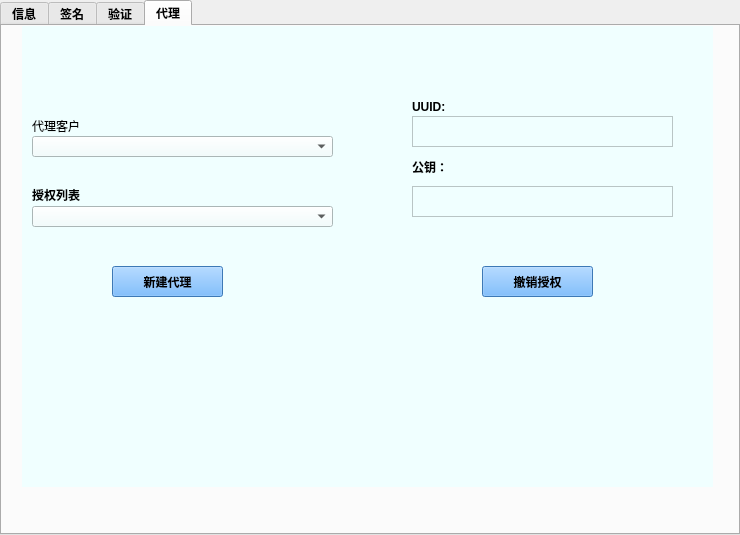
<?xml version="1.0" encoding="UTF-8"?>
<ui version="4.0">
 <class>infoview</class>
 <widget class="QTabWidget" name="infoview">
  <property name="geometry">
   <rect>
    <x>0</x>
    <y>0</y>
    <width>740</width>
    <height>535</height>
   </rect>
  </property>
  <property name="font">
   <font>
    <weight>75</weight>
    <bold>true</bold>
   </font>
  </property>
  <property name="windowTitle">
   <string>TabWidget</string>
  </property>
  <property name="tabPosition">
   <enum>QTabWidget::North</enum>
  </property>
  <property name="tabShape">
   <enum>QTabWidget::Rounded</enum>
  </property>
  <property name="currentIndex">
   <number>3</number>
  </property>
  <property name="iconSize">
   <size>
    <width>40</width>
    <height>30</height>
   </size>
  </property>
  <widget class="QWidget" name="information">
   <property name="enabled">
    <bool>false</bool>
   </property>
   <property name="contextMenuPolicy">
    <enum>Qt::ActionsContextMenu</enum>
   </property>
   <attribute name="icon">
    <iconset>
     <normaloff>C:/Users/zhy/.designer/backup/Resources/information.png</normaloff>C:/Users/zhy/.designer/backup/Resources/information.png</iconset>
   </attribute>
   <attribute name="title">
    <string>信息</string>
   </attribute>
   <widget class="QWidget" name="widget_left_info" native="true">
    <property name="geometry">
     <rect>
      <x>20</x>
      <y>30</y>
      <width>331</width>
      <height>431</height>
     </rect>
    </property>
    <property name="styleSheet">
     <string notr="true">background-color: rgb(240, 255, 255);</string>
    </property>
    <widget class="QLabel" name="label_user_name">
     <property name="geometry">
      <rect>
       <x>10</x>
       <y>90</y>
       <width>121</width>
       <height>16</height>
      </rect>
     </property>
     <property name="text">
      <string>&lt;html&gt;&lt;head/&gt;&lt;body&gt;&lt;p&gt;&lt;span style=&quot; font-weight:600;&quot;&gt;用户名（可编辑）&lt;/span&gt;&lt;/p&gt;&lt;/body&gt;&lt;/html&gt;</string>
     </property>
    </widget>
    <widget class="QLineEdit" name="input_username">
     <property name="geometry">
      <rect>
       <x>10</x>
       <y>110</y>
       <width>300</width>
       <height>30</height>
      </rect>
     </property>
    </widget>
    <widget class="QLabel" name="label_uuid">
     <property name="geometry">
      <rect>
       <x>10</x>
       <y>140</y>
       <width>41</width>
       <height>16</height>
      </rect>
     </property>
     <property name="font">
      <font>
       <weight>75</weight>
       <bold>true</bold>
      </font>
     </property>
     <property name="text">
      <string>UUID</string>
     </property>
    </widget>
    <widget class="QTextBrowser" name="text_UUID">
     <property name="geometry">
      <rect>
       <x>10</x>
       <y>160</y>
       <width>300</width>
       <height>50</height>
      </rect>
     </property>
    </widget>
    <widget class="QLabel" name="label_pubkey">
     <property name="geometry">
      <rect>
       <x>10</x>
       <y>220</y>
       <width>30</width>
       <height>16</height>
      </rect>
     </property>
     <property name="font">
      <font>
       <weight>75</weight>
       <bold>true</bold>
      </font>
     </property>
     <property name="text">
      <string>公钥</string>
     </property>
    </widget>
    <widget class="QTextBrowser" name="text_infopublickey">
     <property name="geometry">
      <rect>
       <x>10</x>
       <y>240</y>
       <width>300</width>
       <height>50</height>
      </rect>
     </property>
    </widget>
    <widget class="QPushButton" name="btn_reset">
     <property name="geometry">
      <rect>
       <x>90</x>
       <y>320</y>
       <width>111</width>
       <height>31</height>
      </rect>
     </property>
     <property name="font">
      <font>
       <weight>75</weight>
       <bold>true</bold>
      </font>
     </property>
     <property name="styleSheet">
      <string notr="true">background-color: rgb(85, 170, 255);</string>
     </property>
     <property name="text">
      <string>重置密钥</string>
     </property>
    </widget>
   </widget>
   <widget class="QWidget" name="widget_right_info" native="true">
    <property name="geometry">
     <rect>
      <x>350</x>
      <y>30</y>
      <width>351</width>
      <height>431</height>
     </rect>
    </property>
    <property name="styleSheet">
     <string notr="true">background-color: rgb(240, 255, 255);</string>
    </property>
    <widget class="QLabel" name="label_version">
     <property name="geometry">
      <rect>
       <x>10</x>
       <y>90</y>
       <width>72</width>
       <height>15</height>
      </rect>
     </property>
     <property name="text">
      <string>版本号：</string>
     </property>
    </widget>
    <widget class="QTextBrowser" name="text_version">
     <property name="geometry">
      <rect>
       <x>10</x>
       <y>110</y>
       <width>261</width>
       <height>31</height>
      </rect>
     </property>
    </widget>
    <widget class="QLabel" name="label_author">
     <property name="geometry">
      <rect>
       <x>10</x>
       <y>150</y>
       <width>72</width>
       <height>15</height>
      </rect>
     </property>
     <property name="text">
      <string>作者：</string>
     </property>
    </widget>
    <widget class="QLabel" name="label_directory">
     <property name="geometry">
      <rect>
       <x>10</x>
       <y>220</y>
       <width>72</width>
       <height>15</height>
      </rect>
     </property>
     <property name="text">
      <string>工作目录：</string>
     </property>
    </widget>
    <widget class="QLabel" name="label_otherInfo">
     <property name="geometry">
      <rect>
       <x>10</x>
       <y>280</y>
       <width>72</width>
       <height>15</height>
      </rect>
     </property>
     <property name="text">
      <string>其他信息：</string>
     </property>
    </widget>
    <widget class="QTextBrowser" name="text_author">
     <property name="geometry">
      <rect>
       <x>10</x>
       <y>170</y>
       <width>261</width>
       <height>31</height>
      </rect>
     </property>
    </widget>
    <widget class="QTextBrowser" name="text_workdirectory">
     <property name="geometry">
      <rect>
       <x>10</x>
       <y>240</y>
       <width>261</width>
       <height>31</height>
      </rect>
     </property>
    </widget>
    <widget class="QTextBrowser" name="text_otherinfo">
     <property name="geometry">
      <rect>
       <x>10</x>
       <y>300</y>
       <width>261</width>
       <height>111</height>
      </rect>
     </property>
    </widget>
   </widget>
   <widget class="QWidget" name="widget_top_info" native="true">
    <property name="geometry">
     <rect>
      <x>20</x>
      <y>5</y>
      <width>681</width>
      <height>31</height>
     </rect>
    </property>
    <property name="styleSheet">
     <string notr="true">background-color: rgb(255, 255, 255);</string>
    </property>
    <widget class="QPushButton" name="btn_createUser">
     <property name="geometry">
      <rect>
       <x>0</x>
       <y>0</y>
       <width>93</width>
       <height>28</height>
      </rect>
     </property>
     <property name="font">
      <font>
       <weight>75</weight>
       <bold>true</bold>
      </font>
     </property>
     <property name="styleSheet">
      <string notr="true">background-color: rgb(85, 170, 255);</string>
     </property>
     <property name="text">
      <string>新建用户</string>
     </property>
    </widget>
   </widget>
  </widget>
  <widget class="QWidget" name="signature">
   <attribute name="icon">
    <iconset>
     <normaloff>C:/Users/zhy/.designer/backup/Resources/signature.png</normaloff>C:/Users/zhy/.designer/backup/Resources/signature.png</iconset>
   </attribute>
   <attribute name="title">
    <string>签名</string>
   </attribute>
   <widget class="QWidget" name="widget_center_2" native="true">
    <property name="geometry">
     <rect>
      <x>20</x>
      <y>0</y>
      <width>341</width>
      <height>461</height>
     </rect>
    </property>
    <property name="styleSheet">
     <string notr="true">background-color: rgb(240, 255, 255);</string>
    </property>
    <widget class="QLabel" name="label_signer">
     <property name="geometry">
      <rect>
       <x>10</x>
       <y>90</y>
       <width>51</width>
       <height>16</height>
      </rect>
     </property>
     <property name="text">
      <string>&lt;html&gt;&lt;head/&gt;&lt;body&gt;&lt;p&gt;&lt;span style=&quot; font-weight:600;&quot;&gt;签名人&lt;/span&gt;&lt;/p&gt;&lt;/body&gt;&lt;/html&gt;</string>
     </property>
    </widget>
    <widget class="QLabel" name="label_choosefile">
     <property name="geometry">
      <rect>
       <x>10</x>
       <y>140</y>
       <width>101</width>
       <height>21</height>
      </rect>
     </property>
     <property name="font">
      <font>
       <weight>75</weight>
       <bold>true</bold>
      </font>
     </property>
     <property name="text">
      <string>选择文件</string>
     </property>
    </widget>
    <widget class="QTextBrowser" name="text_choosefile">
     <property name="geometry">
      <rect>
       <x>9</x>
       <y>169</y>
       <width>301</width>
       <height>41</height>
      </rect>
     </property>
    </widget>
    <widget class="QLabel" name="lable_createsign">
     <property name="geometry">
      <rect>
       <x>10</x>
       <y>220</y>
       <width>81</width>
       <height>16</height>
      </rect>
     </property>
     <property name="font">
      <font>
       <weight>75</weight>
       <bold>true</bold>
      </font>
     </property>
     <property name="text">
      <string>生成签名</string>
     </property>
    </widget>
    <widget class="QTextBrowser" name="text_createfile">
     <property name="geometry">
      <rect>
       <x>9</x>
       <y>249</y>
       <width>301</width>
       <height>41</height>
      </rect>
     </property>
    </widget>
    <widget class="QComboBox" name="combo_signer">
     <property name="geometry">
      <rect>
       <x>10</x>
       <y>110</y>
       <width>301</width>
       <height>21</height>
      </rect>
     </property>
    </widget>
    <widget class="QPushButton" name="excu_btn">
     <property name="geometry">
      <rect>
       <x>90</x>
       <y>310</y>
       <width>111</width>
       <height>31</height>
      </rect>
     </property>
     <property name="font">
      <font>
       <weight>75</weight>
       <bold>true</bold>
      </font>
     </property>
     <property name="styleSheet">
      <string notr="true">background-color: rgb(85, 170, 255);</string>
     </property>
     <property name="text">
      <string>执行签名</string>
     </property>
    </widget>
    <widget class="QPushButton" name="btn_choosefile">
     <property name="geometry">
      <rect>
       <x>120</x>
       <y>140</y>
       <width>21</width>
       <height>21</height>
      </rect>
     </property>
     <property name="styleSheet">
      <string notr="true">border-color: rgb(240, 255, 255);</string>
     </property>
     <property name="text">
      <string/>
     </property>
     <property name="icon">
      <iconset>
       <normaloff>C:/Users/zhy/.designer/backup/Resources/file.png</normaloff>C:/Users/zhy/.designer/backup/Resources/file.png</iconset>
     </property>
     <property name="iconSize">
      <size>
       <width>20</width>
       <height>20</height>
      </size>
     </property>
    </widget>
    <widget class="QPushButton" name="btn_createfile">
     <property name="geometry">
      <rect>
       <x>120</x>
       <y>220</y>
       <width>21</width>
       <height>21</height>
      </rect>
     </property>
     <property name="styleSheet">
      <string notr="true">border-color: rgb(240, 255, 255);</string>
     </property>
     <property name="text">
      <string/>
     </property>
     <property name="icon">
      <iconset>
       <normaloff>C:/Users/zhy/.designer/backup/Resources/file.png</normaloff>C:/Users/zhy/.designer/backup/Resources/file.png</iconset>
     </property>
     <property name="iconSize">
      <size>
       <width>20</width>
       <height>20</height>
      </size>
     </property>
    </widget>
   </widget>
   <widget class="QWidget" name="widget_right_2" native="true">
    <property name="geometry">
     <rect>
      <x>360</x>
      <y>0</y>
      <width>351</width>
      <height>461</height>
     </rect>
    </property>
    <property name="styleSheet">
     <string notr="true">background-color: rgb(240, 255, 255);</string>
    </property>
    <widget class="QTextBrowser" name="text_sign">
     <property name="geometry">
      <rect>
       <x>70</x>
       <y>70</y>
       <width>211</width>
       <height>271</height>
      </rect>
     </property>
    </widget>
   </widget>
  </widget>
  <widget class="QWidget" name="verify">
   <attribute name="icon">
    <iconset>
     <normaloff>C:/Users/zhy/.designer/backup/Resources/verify.png</normaloff>C:/Users/zhy/.designer/backup/Resources/verify.png</iconset>
   </attribute>
   <attribute name="title">
    <string>验证</string>
   </attribute>
   <layout class="QHBoxLayout" name="horizontalLayout">
    <item>
     <widget class="QWidget" name="widget_center_4" native="true">
      <property name="styleSheet">
       <string notr="true">background-color: rgb(240, 255, 255);</string>
      </property>
      <widget class="QLabel" name="label_verifyfile">
       <property name="geometry">
        <rect>
         <x>10</x>
         <y>100</y>
         <width>91</width>
         <height>21</height>
        </rect>
       </property>
       <property name="font">
        <font>
         <weight>75</weight>
         <bold>true</bold>
        </font>
       </property>
       <property name="text">
        <string>验证文件名</string>
       </property>
      </widget>
      <widget class="QTextBrowser" name="text_verifyfile">
       <property name="geometry">
        <rect>
         <x>10</x>
         <y>120</y>
         <width>300</width>
         <height>50</height>
        </rect>
       </property>
      </widget>
      <widget class="QLabel" name="label_signfile">
       <property name="geometry">
        <rect>
         <x>10</x>
         <y>180</y>
         <width>71</width>
         <height>21</height>
        </rect>
       </property>
       <property name="font">
        <font>
         <weight>75</weight>
         <bold>true</bold>
        </font>
       </property>
       <property name="text">
        <string>签名文件</string>
       </property>
      </widget>
      <widget class="QTextBrowser" name="text_signfile">
       <property name="geometry">
        <rect>
         <x>10</x>
         <y>200</y>
         <width>300</width>
         <height>50</height>
        </rect>
       </property>
      </widget>
      <widget class="QPushButton" name="btn_verifysign">
       <property name="geometry">
        <rect>
         <x>100</x>
         <y>270</y>
         <width>111</width>
         <height>31</height>
        </rect>
       </property>
       <property name="font">
        <font>
         <weight>75</weight>
         <bold>true</bold>
        </font>
       </property>
       <property name="styleSheet">
        <string notr="true">background-color: rgb(85, 170, 255);</string>
       </property>
       <property name="text">
        <string>验证签名</string>
       </property>
      </widget>
      <widget class="QPushButton" name="btn_verifyfile">
       <property name="geometry">
        <rect>
         <x>90</x>
         <y>100</y>
         <width>21</width>
         <height>21</height>
        </rect>
       </property>
       <property name="styleSheet">
        <string notr="true">border-color: rgb(240, 255, 255);</string>
       </property>
       <property name="text">
        <string/>
       </property>
       <property name="icon">
        <iconset>
         <normaloff>C:/Users/zhy/.designer/backup/Resources/file.png</normaloff>C:/Users/zhy/.designer/backup/Resources/file.png</iconset>
       </property>
       <property name="iconSize">
        <size>
         <width>20</width>
         <height>20</height>
        </size>
       </property>
      </widget>
      <widget class="QPushButton" name="signfile_btn">
       <property name="geometry">
        <rect>
         <x>80</x>
         <y>180</y>
         <width>21</width>
         <height>21</height>
        </rect>
       </property>
       <property name="styleSheet">
        <string notr="true">border-color: rgb(240, 255, 255);</string>
       </property>
       <property name="text">
        <string/>
       </property>
       <property name="icon">
        <iconset>
         <normaloff>C:/Users/zhy/.designer/backup/Resources/file.png</normaloff>C:/Users/zhy/.designer/backup/Resources/file.png</iconset>
       </property>
       <property name="iconSize">
        <size>
         <width>20</width>
         <height>20</height>
        </size>
       </property>
      </widget>
      <widget class="QWidget" name="widget_right" native="true">
       <property name="geometry">
        <rect>
         <x>360</x>
         <y>0</y>
         <width>352</width>
         <height>470</height>
        </rect>
       </property>
       <property name="styleSheet">
        <string notr="true">background-color: rgb(240, 255, 255);</string>
       </property>
       <widget class="QLabel" name="lable_signerUuid">
        <property name="geometry">
         <rect>
          <x>10</x>
          <y>90</y>
          <width>111</width>
          <height>16</height>
         </rect>
        </property>
        <property name="font">
         <font>
          <weight>75</weight>
          <bold>true</bold>
         </font>
        </property>
        <property name="text">
         <string>原签名人UUID:</string>
        </property>
       </widget>
       <widget class="QTextBrowser" name="text_signerUuid">
        <property name="geometry">
         <rect>
          <x>10</x>
          <y>110</y>
          <width>321</width>
          <height>31</height>
         </rect>
        </property>
       </widget>
       <widget class="QLabel" name="lable_agentUuid">
        <property name="geometry">
         <rect>
          <x>10</x>
          <y>150</y>
          <width>101</width>
          <height>21</height>
         </rect>
        </property>
        <property name="font">
         <font>
          <weight>75</weight>
          <bold>true</bold>
         </font>
        </property>
        <property name="text">
         <string>代理人UUID:</string>
        </property>
       </widget>
       <widget class="QLabel" name="label_time">
        <property name="geometry">
         <rect>
          <x>10</x>
          <y>210</y>
          <width>72</width>
          <height>15</height>
         </rect>
        </property>
        <property name="font">
         <font>
          <weight>75</weight>
          <bold>true</bold>
         </font>
        </property>
        <property name="text">
         <string>时间戳：</string>
        </property>
       </widget>
       <widget class="QLabel" name="label_signeffective">
        <property name="geometry">
         <rect>
          <x>10</x>
          <y>270</y>
          <width>111</width>
          <height>16</height>
         </rect>
        </property>
        <property name="font">
         <font>
          <weight>75</weight>
          <bold>true</bold>
         </font>
        </property>
        <property name="text">
         <string>签名是否有效：</string>
        </property>
       </widget>
       <widget class="QTextBrowser" name="text_agentUuid">
        <property name="geometry">
         <rect>
          <x>10</x>
          <y>170</y>
          <width>321</width>
          <height>31</height>
         </rect>
        </property>
       </widget>
       <widget class="QTextBrowser" name="text_time">
        <property name="geometry">
         <rect>
          <x>10</x>
          <y>230</y>
          <width>321</width>
          <height>31</height>
         </rect>
        </property>
       </widget>
       <widget class="QTextBrowser" name="text_signeffective">
        <property name="geometry">
         <rect>
          <x>10</x>
          <y>290</y>
          <width>321</width>
          <height>31</height>
         </rect>
        </property>
       </widget>
      </widget>
     </widget>
    </item>
   </layout>
  </widget>
  <widget class="QWidget" name="proxy">
   <attribute name="icon">
    <iconset>
     <normaloff>C:/Users/zhy/.designer/backup/Resources/proxy.png</normaloff>C:/Users/zhy/.designer/backup/Resources/proxy.png</iconset>
   </attribute>
   <attribute name="title">
    <string>代理</string>
   </attribute>
   <widget class="QWidget" name="widget_center_5" native="true">
    <property name="geometry">
     <rect>
      <x>20</x>
      <y>0</y>
      <width>341</width>
      <height>461</height>
     </rect>
    </property>
    <property name="styleSheet">
     <string notr="true">background-color: rgb(240, 255, 255);</string>
    </property>
    <widget class="QLabel" name="label_clientlist">
     <property name="geometry">
      <rect>
       <x>10</x>
       <y>90</y>
       <width>71</width>
       <height>21</height>
      </rect>
     </property>
     <property name="text">
      <string>&lt;html&gt;&lt;head/&gt;&lt;body&gt;&lt;p&gt;代理客户&lt;/p&gt;&lt;/body&gt;&lt;/html&gt;</string>
     </property>
    </widget>
    <widget class="QComboBox" name="combo_clientlist">
     <property name="geometry">
      <rect>
       <x>10</x>
       <y>110</y>
       <width>301</width>
       <height>21</height>
      </rect>
     </property>
    </widget>
    <widget class="QLabel" name="label_authorizelist">
     <property name="geometry">
      <rect>
       <x>10</x>
       <y>160</y>
       <width>71</width>
       <height>16</height>
      </rect>
     </property>
     <property name="text">
      <string>&lt;html&gt;&lt;head/&gt;&lt;body&gt;&lt;p&gt;&lt;span style=&quot; font-weight:600;&quot;&gt;授权列表&lt;/span&gt;&lt;/p&gt;&lt;/body&gt;&lt;/html&gt;</string>
     </property>
    </widget>
    <widget class="QComboBox" name="combo_authorizelist">
     <property name="geometry">
      <rect>
       <x>10</x>
       <y>180</y>
       <width>301</width>
       <height>21</height>
      </rect>
     </property>
    </widget>
    <widget class="QPushButton" name="btn_newproxy">
     <property name="geometry">
      <rect>
       <x>90</x>
       <y>240</y>
       <width>111</width>
       <height>31</height>
      </rect>
     </property>
     <property name="font">
      <font>
       <weight>75</weight>
       <bold>true</bold>
      </font>
     </property>
     <property name="styleSheet">
      <string notr="true">background-color: rgb(85, 170, 255);</string>
     </property>
     <property name="text">
      <string>新建代理</string>
     </property>
    </widget>
   </widget>
   <widget class="QWidget" name="widget_right_4" native="true">
    <property name="geometry">
     <rect>
      <x>360</x>
      <y>0</y>
      <width>351</width>
      <height>461</height>
     </rect>
    </property>
    <property name="styleSheet">
     <string notr="true">background-color: rgb(240, 255, 255);</string>
    </property>
    <widget class="QPushButton" name="btn_cancleauthorize">
     <property name="geometry">
      <rect>
       <x>120</x>
       <y>240</y>
       <width>111</width>
       <height>31</height>
      </rect>
     </property>
     <property name="font">
      <font>
       <weight>75</weight>
       <bold>true</bold>
      </font>
     </property>
     <property name="styleSheet">
      <string notr="true">background-color: rgb(85, 170, 255);</string>
     </property>
     <property name="text">
      <string>撤销授权</string>
     </property>
    </widget>
    <widget class="QLabel" name="lable_uuid">
     <property name="geometry">
      <rect>
       <x>50</x>
       <y>70</y>
       <width>51</width>
       <height>21</height>
      </rect>
     </property>
     <property name="font">
      <font>
       <weight>75</weight>
       <bold>true</bold>
      </font>
     </property>
     <property name="text">
      <string>UUID:</string>
     </property>
    </widget>
    <widget class="QTextBrowser" name="text_uuid">
     <property name="geometry">
      <rect>
       <x>50</x>
       <y>90</y>
       <width>261</width>
       <height>31</height>
      </rect>
     </property>
    </widget>
    <widget class="QTextBrowser" name="text_proxypublickey">
     <property name="geometry">
      <rect>
       <x>50</x>
       <y>160</y>
       <width>261</width>
       <height>31</height>
      </rect>
     </property>
    </widget>
    <widget class="QLabel" name="lable_publickey">
     <property name="geometry">
      <rect>
       <x>50</x>
       <y>130</y>
       <width>81</width>
       <height>21</height>
      </rect>
     </property>
     <property name="font">
      <font>
       <weight>75</weight>
       <bold>true</bold>
      </font>
     </property>
     <property name="text">
      <string>公钥：</string>
     </property>
    </widget>
   </widget>
  </widget>
 </widget>
 <resources/>
 <connections/>
</ui>
